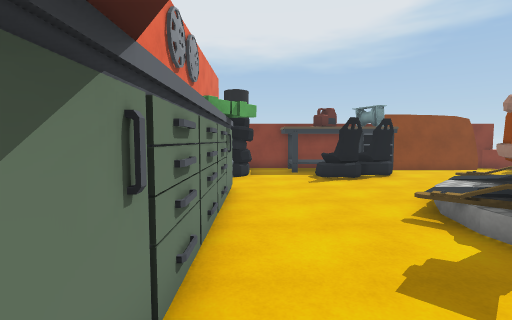
[1] (above)

24 first-person views from a walk through a Unity game level. The camera is 1.5 m above the floor, tilts 4° down and sees 85° across. The floor is counted in squares, 1 m on a side. Each view is taken from the middle of a square. On the plan, view 1 faces up. The plan holds only what a view shows up to about 14 squares ahead; the rest is blank. The player character is not drawn. Some surface patterns are stand-ins.

[2]
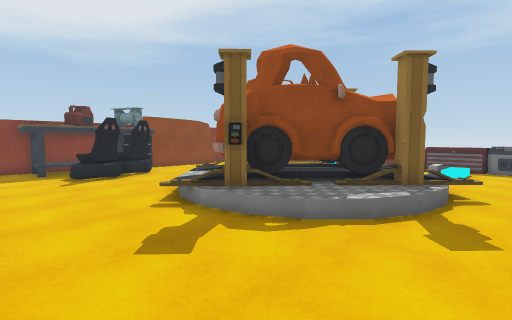

[3]
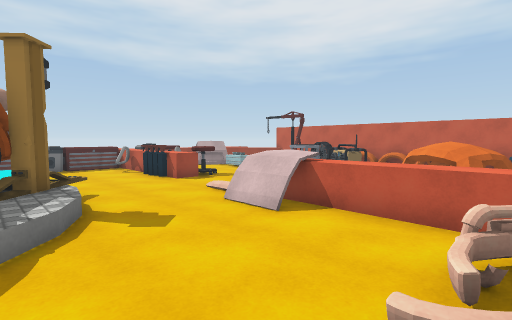

[4]
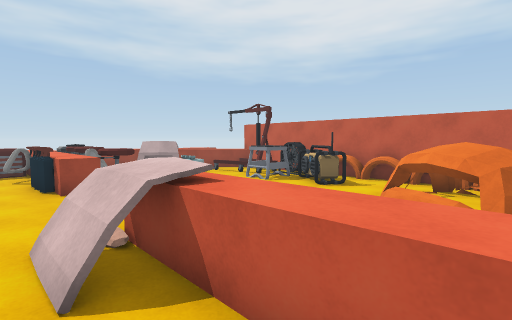

[5]
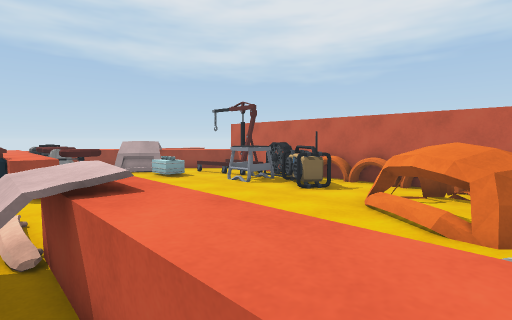

[6]
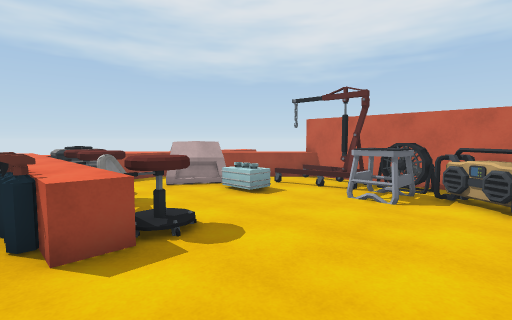

[7]
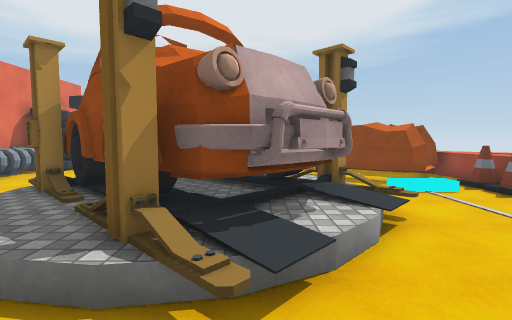

[8]
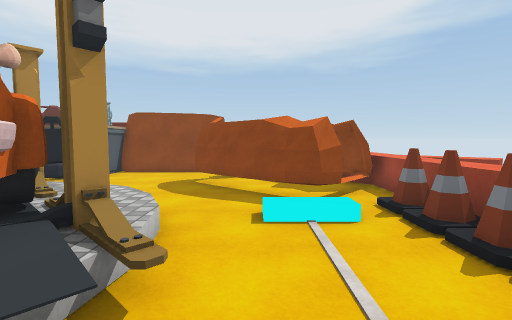

[9]
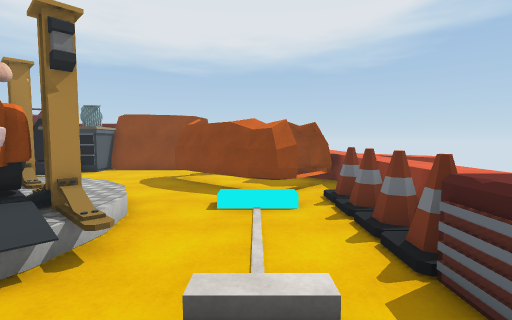

[10]
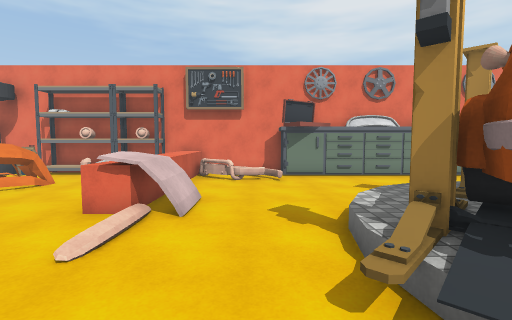

[11]
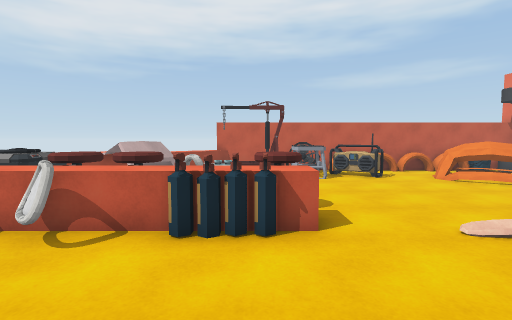

[12]
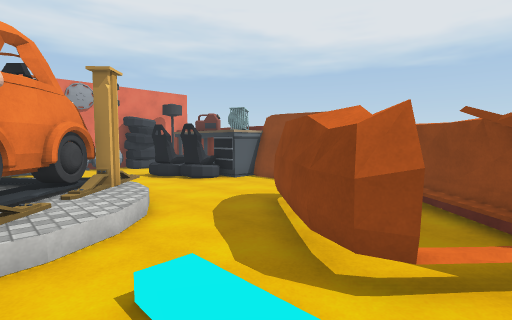

[13]
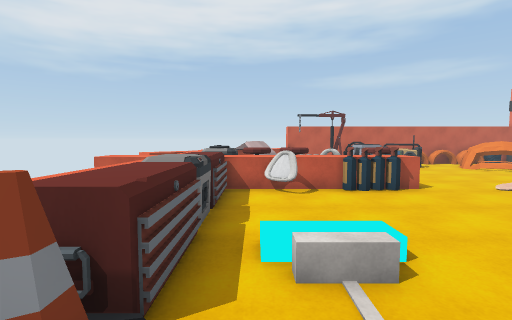

[14]
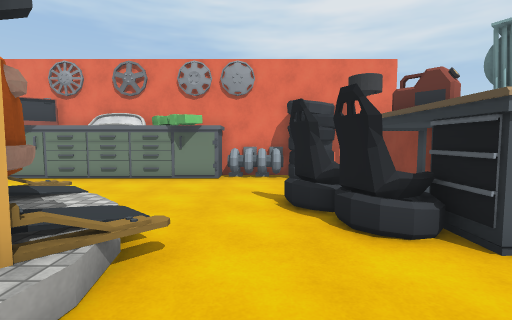

[15]
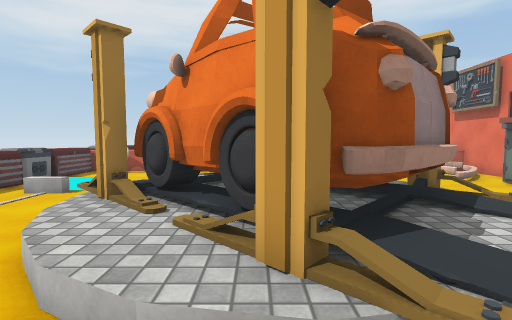

[16]
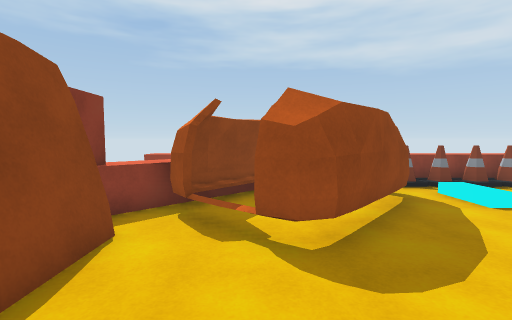

[17]
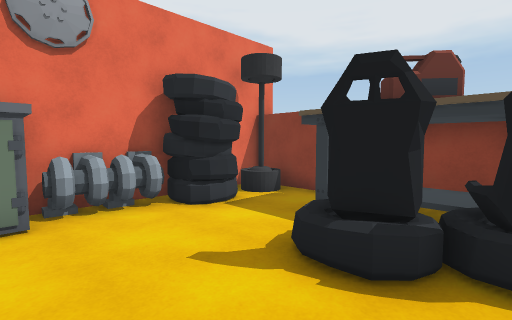

[18]
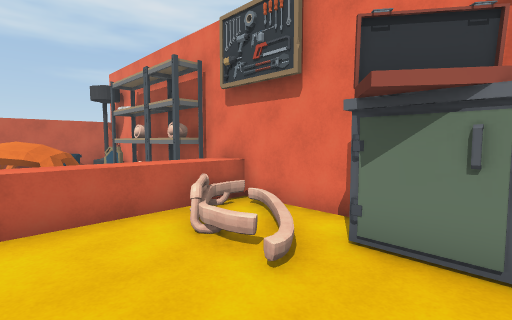

[19]
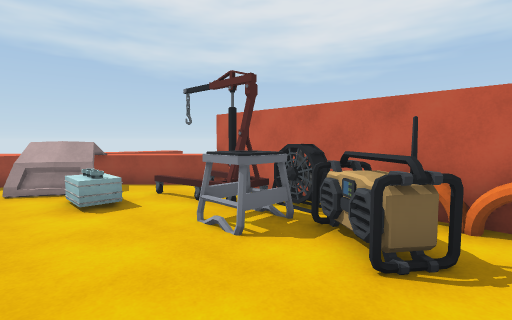

[20]
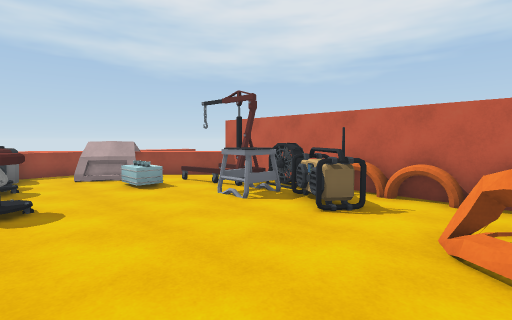

[21]
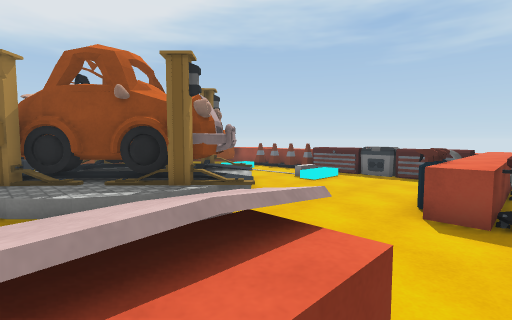

[22]
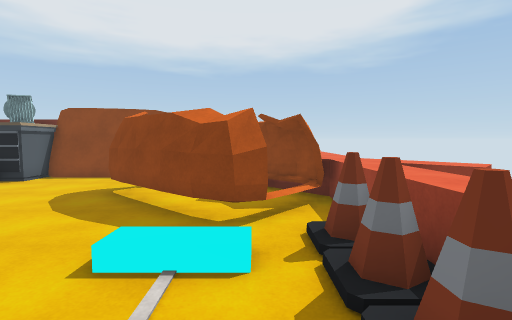

[23]
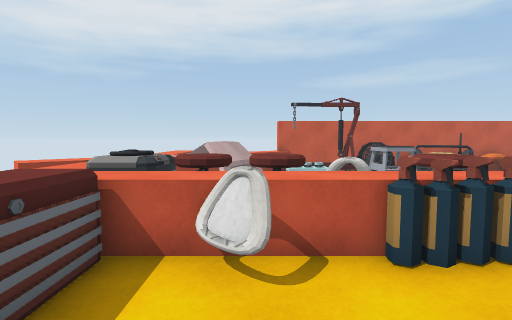

[24]
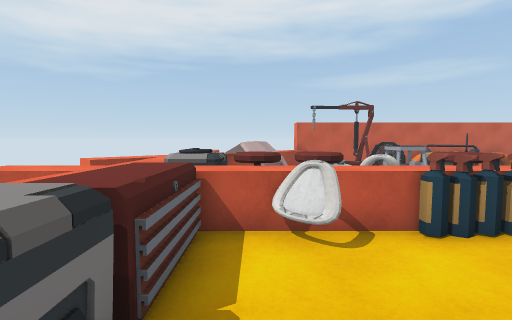

### Floor plan
Key: @ floor where view 1 was taken; # wall or solid block; . main floor; : floor 0.5 m higher than the main floor; / step, stairs or slope; = window, fence, low wall or low ledge; ^ raised ledge; T table; I tire; B cyan block; N bin; C chair; W wheel; F fan; S shelf; U bucket; O other object.
Columns run from 2 left of view 1 to 19 right of it. Each row starts with its distance up from view 1.
 16                    ^^
 15 ###############^^  ^
 14 #O..:::TT=====#O^   ^
 13 #O....ITT.....OOOO  ^
 12 OOO..IIII....O...OO^^
 11 #O...II......O....OO^
 10 OO...........OO...OO^^
  9 #O.............OO..^^^
  8 ##......////....OO.^^#
  7  #.....OOOO::/....OO^
  6  #..../OOOOO//..B.O^^
  5  #...//OOOOOO#..../O^
  4  #..../OOOOOO#=...O^^
  3  #....//OOOOOO....OO^
  2  #....//:OOOO...O.OO
  1  #.....//##O....B.OO^
  0 ##@...............NN^
 -1 #.................NN^
 -2 #.O...............OO^
 -3 #OO...OO.....OO.=.OO^
 -4 ^^^^^^#O....^^^^^^^^^^
 -5 #S =........CC=CCCWW^
 -6 #S =........C...CCWN^#
 -7 #S =...............^^^
 -8 #S.==............OO^^^
 -9 #S=^^^........OOOOOO
-10 #S=^^^=.O.OO.....OO^
-11 #O..^=..OOOOO...^^ ^^
-12 #OU......OFFO..^^^ ^^
-13 #####O#O#######^^  ^
-14                #   ^

Positions as (right, up) in squares from view 1, and headings:
1: (0, 0), facing up
2: (0, -1), facing up-right
3: (0, 2), facing down-right
4: (1, -2), facing down-right
5: (1, -3), facing down-right
6: (6, -3), facing down-right
7: (9, -2), facing up
8: (13, 1), facing up
9: (14, 0), facing up
10: (11, -1), facing left
11: (11, 1), facing down
12: (16, 5), facing up-left
13: (15, 5), facing down
14: (10, 10), facing left
15: (8, 10), facing down
16: (7, 12), facing right
17: (5, 8), facing up-left
18: (3, 2), facing down-left
19: (5, -7), facing down-right
20: (3, -5), facing down-right
21: (4, -5), facing up-right
22: (15, 3), facing up
23: (14, 0), facing down
24: (15, 1), facing down
